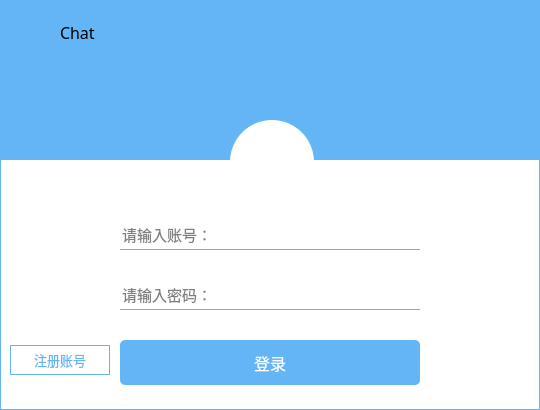
<?xml version="1.0" encoding="UTF-8"?>
<ui version="4.0">
 <class>logindialog</class>
 <widget class="QDialog" name="logindialog">
  <property name="geometry">
   <rect>
    <x>0</x>
    <y>0</y>
    <width>540</width>
    <height>410</height>
   </rect>
  </property>
  <property name="windowTitle">
   <string>Dialog</string>
  </property>
  <property name="autoFillBackground">
   <bool>false</bool>
  </property>
  <property name="styleSheet">
   <string notr="true">background-color: rgb(255, 255, 255);
</string>
  </property>
  <widget class="QStackedWidget" name="stackedWidget">
   <property name="geometry">
    <rect>
     <x>-1</x>
     <y>-1</y>
     <width>542</width>
     <height>412</height>
    </rect>
   </property>
   <property name="styleSheet">
    <string notr="true">border:1px solid #64b5f6;</string>
   </property>
   <property name="currentIndex">
    <number>0</number>
   </property>
   <widget class="QWidget" name="page_3">
    <widget class="QLabel" name="label_5">
     <property name="geometry">
      <rect>
       <x>230</x>
       <y>120</y>
       <width>84</width>
       <height>84</height>
      </rect>
     </property>
     <property name="styleSheet">
      <string notr="true">border-radius:42px;
border:0px;</string>
     </property>
     <property name="text">
      <string/>
     </property>
     <property name="pixmap">
      <pixmap resource="img.qrc">:/chat/smile.png</pixmap>
     </property>
     <property name="scaledContents">
      <bool>true</bool>
     </property>
    </widget>
    <widget class="QLabel" name="imglabel">
     <property name="geometry">
      <rect>
       <x>20</x>
       <y>20</y>
       <width>35</width>
       <height>35</height>
      </rect>
     </property>
     <property name="autoFillBackground">
      <bool>false</bool>
     </property>
     <property name="styleSheet">
      <string notr="true">background-color: rgb(100, 181, 246);
border:0px;
</string>
     </property>
     <property name="text">
      <string/>
     </property>
     <property name="pixmap">
      <pixmap resource="img.qrc">:/chat/chat.png</pixmap>
     </property>
     <property name="scaledContents">
      <bool>true</bool>
     </property>
     <property name="alignment">
      <set>Qt::AlignCenter</set>
     </property>
    </widget>
    <widget class="QPushButton" name="loginpushButton">
     <property name="geometry">
      <rect>
       <x>10</x>
       <y>345</y>
       <width>100</width>
       <height>30</height>
      </rect>
     </property>
     <property name="font">
      <font>
       <pointsize>10</pointsize>
      </font>
     </property>
     <property name="autoFillBackground">
      <bool>false</bool>
     </property>
     <property name="styleSheet">
      <string notr="true">color: rgb(100, 181, 246);
background-color: rgb(255, 255, 255);
border:0px；
</string>
     </property>
     <property name="text">
      <string>注册账号</string>
     </property>
     <property name="autoExclusive">
      <bool>false</bool>
     </property>
     <property name="autoDefault">
      <bool>true</bool>
     </property>
     <property name="default">
      <bool>false</bool>
     </property>
     <property name="flat">
      <bool>true</bool>
     </property>
    </widget>
    <widget class="QLabel" name="label_4">
     <property name="geometry">
      <rect>
       <x>0</x>
       <y>0</y>
       <width>540</width>
       <height>160</height>
      </rect>
     </property>
     <property name="styleSheet">
      <string notr="true">background-color: rgb(100, 181, 246);
</string>
     </property>
     <property name="text">
      <string/>
     </property>
    </widget>
    <widget class="QPushButton" name="pushButton_2">
     <property name="geometry">
      <rect>
       <x>490</x>
       <y>10</y>
       <width>35</width>
       <height>35</height>
      </rect>
     </property>
     <property name="styleSheet">
      <string notr="true">border:0px;
background-color: rgb(100, 181, 246);</string>
     </property>
     <property name="text">
      <string/>
     </property>
     <property name="icon">
      <iconset resource="img.qrc">
       <normaloff>:/chat/close.svg</normaloff>:/chat/close.svg</iconset>
     </property>
     <property name="flat">
      <bool>true</bool>
     </property>
    </widget>
    <widget class="QLineEdit" name="pwdedit">
     <property name="geometry">
      <rect>
       <x>120</x>
       <y>280</y>
       <width>300</width>
       <height>30</height>
      </rect>
     </property>
     <property name="font">
      <font>
       <family>等线</family>
       <pointsize>11</pointsize>
      </font>
     </property>
     <property name="styleSheet">
      <string notr="true">QLineEdit{
border-color: #64b5f6;
border-style:solid ;
border-top-width:0px;
border-right-width:0px;
border-bottom-width:1px;
border-left-width:0px;
}
</string>
     </property>
     <property name="echoMode">
      <enum>QLineEdit::Password</enum>
     </property>
     <property name="placeholderText">
      <string>请输入密码：</string>
     </property>
    </widget>
    <widget class="QPushButton" name="pushButton">
     <property name="geometry">
      <rect>
       <x>450</x>
       <y>10</y>
       <width>35</width>
       <height>35</height>
      </rect>
     </property>
     <property name="styleSheet">
      <string notr="true">border:0px;
background-color: rgb(100, 181, 246);</string>
     </property>
     <property name="text">
      <string/>
     </property>
     <property name="icon">
      <iconset resource="img.qrc">
       <normaloff>:/chat/min.svg</normaloff>:/chat/min.svg</iconset>
     </property>
     <property name="flat">
      <bool>true</bool>
     </property>
    </widget>
    <widget class="QLabel" name="label_3">
     <property name="geometry">
      <rect>
       <x>60</x>
       <y>15</y>
       <width>50</width>
       <height>35</height>
      </rect>
     </property>
     <property name="font">
      <font>
       <family>等线</family>
       <pointsize>12</pointsize>
      </font>
     </property>
     <property name="styleSheet">
      <string notr="true">border:0px;
background-color: rgb(100, 181, 246);
</string>
     </property>
     <property name="text">
      <string>Chat</string>
     </property>
    </widget>
    <widget class="QPushButton" name="landbtn">
     <property name="geometry">
      <rect>
       <x>120</x>
       <y>340</y>
       <width>300</width>
       <height>45</height>
      </rect>
     </property>
     <property name="font">
      <font>
       <pointsize>12</pointsize>
      </font>
     </property>
     <property name="autoFillBackground">
      <bool>false</bool>
     </property>
     <property name="styleSheet">
      <string notr="true">background-color: rgb(100, 181, 246);
color: rgb(255, 255, 255);

border:0px;
border-radius:5px
</string>
     </property>
     <property name="text">
      <string>登录</string>
     </property>
     <property name="autoDefault">
      <bool>true</bool>
     </property>
    </widget>
    <widget class="QLineEdit" name="usernameedit">
     <property name="geometry">
      <rect>
       <x>120</x>
       <y>220</y>
       <width>300</width>
       <height>30</height>
      </rect>
     </property>
     <property name="font">
      <font>
       <family>等线</family>
       <pointsize>11</pointsize>
      </font>
     </property>
     <property name="styleSheet">
      <string notr="true">QLineEdit{
border-color: #64b5f6;
border-style:solid ;
border-top-width:0px;
border-right-width:0px;
border-bottom-width:1px;
border-left-width:0px;
}
</string>
     </property>
     <property name="inputMask">
      <string/>
     </property>
     <property name="echoMode">
      <enum>QLineEdit::Normal</enum>
     </property>
     <property name="placeholderText">
      <string>请输入账号：</string>
     </property>
    </widget>
    <widget class="QPushButton" name="settingbtn">
     <property name="geometry">
      <rect>
       <x>410</x>
       <y>10</y>
       <width>35</width>
       <height>35</height>
      </rect>
     </property>
     <property name="styleSheet">
      <string notr="true">background-color: rgb(100, 181, 246);</string>
     </property>
     <property name="text">
      <string/>
     </property>
     <property name="icon">
      <iconset resource="img.qrc">
       <normaloff>:/chat/settings.png</normaloff>:/chat/settings.png</iconset>
     </property>
     <property name="iconSize">
      <size>
       <width>20</width>
       <height>20</height>
      </size>
     </property>
     <property name="flat">
      <bool>true</bool>
     </property>
    </widget>
    <zorder>label_4</zorder>
    <zorder>label_5</zorder>
    <zorder>imglabel</zorder>
    <zorder>loginpushButton</zorder>
    <zorder>pushButton_2</zorder>
    <zorder>pwdedit</zorder>
    <zorder>pushButton</zorder>
    <zorder>label_3</zorder>
    <zorder>landbtn</zorder>
    <zorder>usernameedit</zorder>
    <zorder>settingbtn</zorder>
   </widget>
   <widget class="QWidget" name="page_4"/>
  </widget>
 </widget>
 <resources>
  <include location="img.qrc"/>
 </resources>
 <connections/>
</ui>
